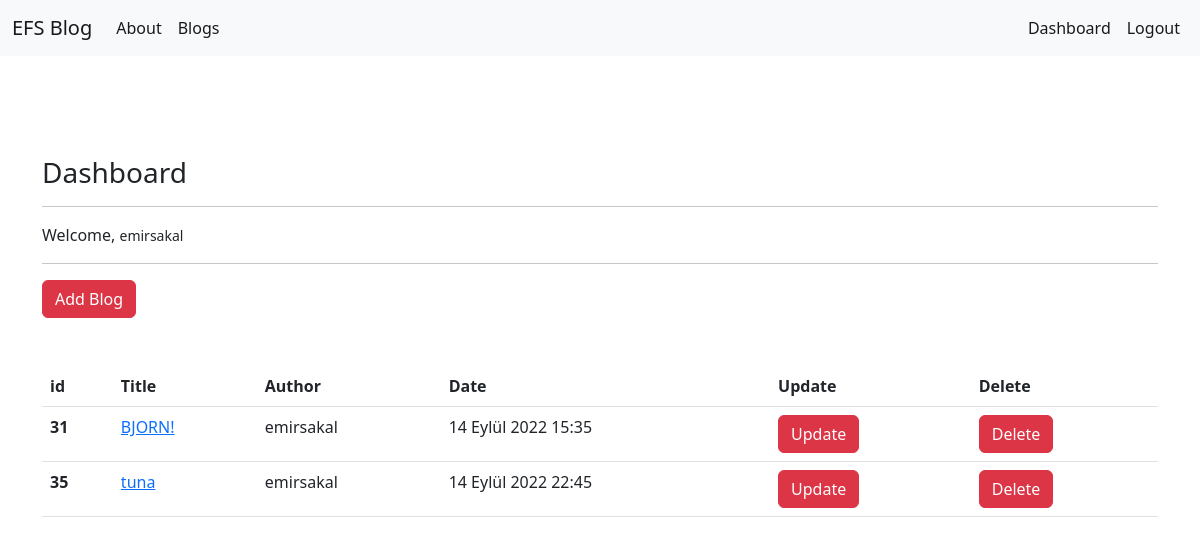
The app's page /blogs/dashboard/ (signed in), older data.
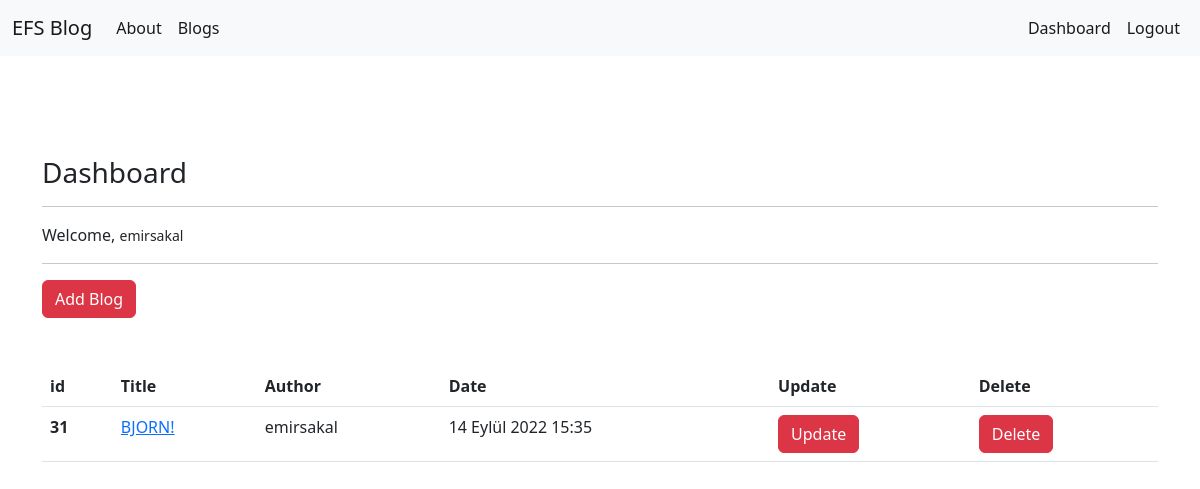
The same page, newer data.
### article/models.py (models this page shows, shortened)
class Article(models.Model):
    author = models.ForeignKey("auth.User", on_delete = models.CASCADE,verbose_name= "Author ")
    title = models.CharField(max_length = 50, verbose_name= "Title ")
    content = RichTextField()
    created_date = models.DateTimeField(auto_now_add=True, verbose_name= "Created Date")
    article_image = models.FileField(blank = True,null = True,verbose_name="Image")

### article/views.py (the view)
# urls.py: path('dashboard/',views.dashboard,name = "dashboard"),
@login_required(login_url="user:login")
def dashboard(request):
    articles = Article.objects.filter(author = request.user)
    context = {
        "articles" : articles
    }
    return render(request,"dashboard.html",context)

### templates/dashboard.html
{% extends 'layout.html' %}
{% block body %}
<h3> Dashboard </h3>
<hr>
<p>
    Welcome, <small>{{request.user.username}}</small>
</p>
<hr>
<a class = "btn btn-danger" href = "{% url 'article:addblog' %}"> Add Blog </a>
<br><br><br>
{% if articles %}
    <table class="table">
        <thead>
        <tr>
            <th scope="col">id</th>
            <th scope="col">Title</th>
            <th scope="col">Author</th>
            <th scope="col">Date</th>
            <th scope="col">Update</th>
            <th scope="col">Delete</th>
        </tr>
        </thead>
        <tbody>
            {% for article in articles %}
                <tr>
                    <th scope="row">{{article.id}}</th>
                    <td><a href = "{% url 'article:detail' article.id %}">{{article.title}}</a></td>
                    <td>{{article.author.username}}</td>
                    <td>{{article.created_date}}</td>
                    <td><a href="{% url 'article:update' article.id %}" class = "btn btn-danger">Update</a></td>
                    <td><a href="{% url 'article:delete' article.id %}" class = "btn btn-danger">Delete</a></td>
                </tr>
            {% endfor %}
        </tbody>
    </table>
{% else %}
    <div class ="alert alert-danger"> You did not write any blog.</div>
{% endif %}
{% endblock body %}

### templates/layout.html (shortened to what this page needs)
<!DOCTYPE html>
{% load static %}
<html lang="en">
<head>
    <link rel="stylesheet" href="{% static 'css/bootstrap.min.css' %}">
</head>
<body>
    {% include "includes/navbar.html" %}
    <div style = "margin-top : 100px; margin-bottom:50px" class = "container">
        {% block body %}
        {% endblock body %}
    </div>
</body>
</html>

### templates/includes/navbar.html (shortened to what this page needs)
<nav class="navbar navbar-expand-lg bg-light">
    <div class="container-fluid">
      <a class="navbar-brand" href="{% url 'index' %}">EFS Blog</a>
      <div class="collapse navbar-collapse" id="navbarNav">
        <ul class="navbar-nav me-auto">
          <li class="nav-item">
            <a class="nav-link active" aria-current="page" href="{% url 'about' %}">About</a>
          </li>
          <li class="nav-item">
            <a class="nav-link active" aria-current="page" href="{% url 'article:articles' %}">Blogs</a>
          </li>
        </ul>
        <ul class="navbar-nav ms-auto">
          {% if request.user.is_authenticated %}
            <li class="nav-item">
              <a class="nav-link active" aria-current="page" href="{% url 'article:dashboard' %}">Dashboard</a>
            </li>
            <li class="nav-item">
              <a class="nav-link active" aria-current="page" href="{% url 'user:logout' %}">Logout</a>
            </li>
          {% endif %}
        </ul>
      </div>
    </div>
  </nav>

Row changes from the older to the newer data that the page shows:
removed Article: id "35", title "tuna", author.username "emirsakal", created_date "14 Eylül 2022 22:45"
